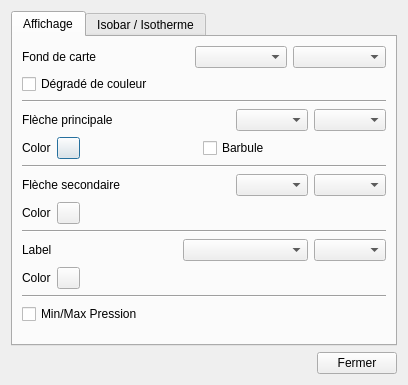
<?xml version="1.0" encoding="UTF-8"?>
<ui version="4.0">
 <class>DialogGribDrawing_ui</class>
 <widget class="QDialog" name="DialogGribDrawing_ui">
  <property name="geometry">
   <rect>
    <x>0</x>
    <y>0</y>
    <width>408</width>
    <height>385</height>
   </rect>
  </property>
  <property name="windowTitle">
   <string>Dialog</string>
  </property>
  <layout class="QVBoxLayout" name="verticalLayout_4">
   <item>
    <widget class="QTabWidget" name="tabWidget">
     <property name="currentIndex">
      <number>0</number>
     </property>
     <widget class="QWidget" name="tab_display">
      <attribute name="title">
       <string>Affichage</string>
      </attribute>
      <layout class="QVBoxLayout" name="verticalLayout">
       <item>
        <layout class="QHBoxLayout" name="horizontalLayout">
         <item>
          <widget class="QLabel" name="label">
           <property name="text">
            <string>Fond de carte</string>
           </property>
          </widget>
         </item>
         <item>
          <spacer name="horizontalSpacer_7">
           <property name="orientation">
            <enum>Qt::Horizontal</enum>
           </property>
           <property name="sizeHint" stdset="0">
            <size>
             <width>40</width>
             <height>20</height>
            </size>
           </property>
          </spacer>
         </item>
         <item>
          <widget class="QComboBox" name="bgDataType">
           <property name="sizePolicy">
            <sizepolicy hsizetype="MinimumExpanding" vsizetype="Fixed">
             <horstretch>0</horstretch>
             <verstretch>0</verstretch>
            </sizepolicy>
           </property>
           <property name="sizeAdjustPolicy">
            <enum>QComboBox::AdjustToContents</enum>
           </property>
          </widget>
         </item>
         <item>
          <widget class="QComboBox" name="bgDataAlt">
           <property name="sizePolicy">
            <sizepolicy hsizetype="MinimumExpanding" vsizetype="Fixed">
             <horstretch>0</horstretch>
             <verstretch>0</verstretch>
            </sizepolicy>
           </property>
           <property name="sizeAdjustPolicy">
            <enum>QComboBox::AdjustToContents</enum>
           </property>
          </widget>
         </item>
        </layout>
       </item>
       <item>
        <layout class="QHBoxLayout" name="horizontalLayout_3">
         <item>
          <widget class="QCheckBox" name="chkSmooth">
           <property name="text">
            <string>Dégradé de couleur</string>
           </property>
          </widget>
         </item>
         <item>
          <spacer name="horizontalSpacer">
           <property name="orientation">
            <enum>Qt::Horizontal</enum>
           </property>
           <property name="sizeHint" stdset="0">
            <size>
             <width>40</width>
             <height>20</height>
            </size>
           </property>
          </spacer>
         </item>
        </layout>
       </item>
       <item>
        <widget class="Line" name="line">
         <property name="orientation">
          <enum>Qt::Horizontal</enum>
         </property>
        </widget>
       </item>
       <item>
        <layout class="QHBoxLayout" name="horizontalLayout_2">
         <item>
          <widget class="QLabel" name="label_2">
           <property name="text">
            <string>Flèche principale</string>
           </property>
          </widget>
         </item>
         <item>
          <spacer name="horizontalSpacer_8">
           <property name="orientation">
            <enum>Qt::Horizontal</enum>
           </property>
           <property name="sizeHint" stdset="0">
            <size>
             <width>40</width>
             <height>20</height>
            </size>
           </property>
          </spacer>
         </item>
         <item>
          <widget class="QComboBox" name="frstArwType">
           <property name="sizeAdjustPolicy">
            <enum>QComboBox::AdjustToContents</enum>
           </property>
          </widget>
         </item>
         <item>
          <widget class="QComboBox" name="frstArwAlt">
           <property name="sizeAdjustPolicy">
            <enum>QComboBox::AdjustToContents</enum>
           </property>
          </widget>
         </item>
        </layout>
       </item>
       <item>
        <layout class="QHBoxLayout" name="horizontalLayout_4">
         <item>
          <widget class="QLabel" name="label_7">
           <property name="text">
            <string>Color</string>
           </property>
          </widget>
         </item>
         <item>
          <widget class="QPushButton" name="btn_frstArrowColor">
           <property name="sizePolicy">
            <sizepolicy hsizetype="Fixed" vsizetype="Fixed">
             <horstretch>0</horstretch>
             <verstretch>0</verstretch>
            </sizepolicy>
           </property>
           <property name="maximumSize">
            <size>
             <width>23</width>
             <height>23</height>
            </size>
           </property>
           <property name="text">
            <string/>
           </property>
          </widget>
         </item>
         <item>
          <spacer name="horizontalSpacer_15">
           <property name="orientation">
            <enum>Qt::Horizontal</enum>
           </property>
           <property name="sizeHint" stdset="0">
            <size>
             <width>40</width>
             <height>20</height>
            </size>
           </property>
          </spacer>
         </item>
         <item>
          <widget class="QCheckBox" name="chkShowBarbule">
           <property name="text">
            <string>Barbule</string>
           </property>
          </widget>
         </item>
         <item>
          <spacer name="horizontalSpacer_2">
           <property name="orientation">
            <enum>Qt::Horizontal</enum>
           </property>
           <property name="sizeHint" stdset="0">
            <size>
             <width>40</width>
             <height>20</height>
            </size>
           </property>
          </spacer>
         </item>
        </layout>
       </item>
       <item>
        <widget class="Line" name="line_2">
         <property name="orientation">
          <enum>Qt::Horizontal</enum>
         </property>
        </widget>
       </item>
       <item>
        <layout class="QHBoxLayout" name="horizontalLayout_5">
         <item>
          <widget class="QLabel" name="label_3">
           <property name="text">
            <string>Flèche secondaire</string>
           </property>
          </widget>
         </item>
         <item>
          <spacer name="horizontalSpacer_9">
           <property name="orientation">
            <enum>Qt::Horizontal</enum>
           </property>
           <property name="sizeHint" stdset="0">
            <size>
             <width>40</width>
             <height>20</height>
            </size>
           </property>
          </spacer>
         </item>
         <item>
          <widget class="QComboBox" name="secArwType">
           <property name="sizeAdjustPolicy">
            <enum>QComboBox::AdjustToContents</enum>
           </property>
          </widget>
         </item>
         <item>
          <widget class="QComboBox" name="secArwAlt">
           <property name="sizeAdjustPolicy">
            <enum>QComboBox::AdjustToContents</enum>
           </property>
          </widget>
         </item>
        </layout>
       </item>
       <item>
        <layout class="QHBoxLayout" name="horizontalLayout_11">
         <item>
          <widget class="QLabel" name="label_8">
           <property name="text">
            <string>Color</string>
           </property>
          </widget>
         </item>
         <item>
          <widget class="QPushButton" name="btn_secArrowColor">
           <property name="sizePolicy">
            <sizepolicy hsizetype="Fixed" vsizetype="Fixed">
             <horstretch>0</horstretch>
             <verstretch>0</verstretch>
            </sizepolicy>
           </property>
           <property name="maximumSize">
            <size>
             <width>23</width>
             <height>23</height>
            </size>
           </property>
           <property name="text">
            <string/>
           </property>
          </widget>
         </item>
         <item>
          <spacer name="horizontalSpacer_14">
           <property name="orientation">
            <enum>Qt::Horizontal</enum>
           </property>
           <property name="sizeHint" stdset="0">
            <size>
             <width>40</width>
             <height>20</height>
            </size>
           </property>
          </spacer>
         </item>
        </layout>
       </item>
       <item>
        <widget class="Line" name="line_4">
         <property name="orientation">
          <enum>Qt::Horizontal</enum>
         </property>
        </widget>
       </item>
       <item>
        <layout class="QHBoxLayout" name="horizontalLayout_6">
         <item>
          <widget class="QLabel" name="label_9">
           <property name="text">
            <string>Label</string>
           </property>
          </widget>
         </item>
         <item>
          <spacer name="horizontalSpacer_10">
           <property name="orientation">
            <enum>Qt::Horizontal</enum>
           </property>
           <property name="sizeHint" stdset="0">
            <size>
             <width>40</width>
             <height>20</height>
            </size>
           </property>
          </spacer>
         </item>
         <item>
          <widget class="QComboBox" name="labelDataType">
           <property name="sizePolicy">
            <sizepolicy hsizetype="MinimumExpanding" vsizetype="Fixed">
             <horstretch>0</horstretch>
             <verstretch>0</verstretch>
            </sizepolicy>
           </property>
           <property name="sizeAdjustPolicy">
            <enum>QComboBox::AdjustToContents</enum>
           </property>
          </widget>
         </item>
         <item>
          <widget class="QComboBox" name="labelAlt">
           <property name="sizeAdjustPolicy">
            <enum>QComboBox::AdjustToContents</enum>
           </property>
          </widget>
         </item>
        </layout>
       </item>
       <item>
        <layout class="QHBoxLayout" name="horizontalLayout_10">
         <item>
          <widget class="QLabel" name="label_10">
           <property name="text">
            <string>Color</string>
           </property>
          </widget>
         </item>
         <item>
          <widget class="QPushButton" name="btn_labelColor">
           <property name="sizePolicy">
            <sizepolicy hsizetype="Fixed" vsizetype="Fixed">
             <horstretch>0</horstretch>
             <verstretch>0</verstretch>
            </sizepolicy>
           </property>
           <property name="maximumSize">
            <size>
             <width>23</width>
             <height>23</height>
            </size>
           </property>
           <property name="text">
            <string/>
           </property>
          </widget>
         </item>
         <item>
          <spacer name="horizontalSpacer_16">
           <property name="orientation">
            <enum>Qt::Horizontal</enum>
           </property>
           <property name="sizeHint" stdset="0">
            <size>
             <width>40</width>
             <height>20</height>
            </size>
           </property>
          </spacer>
         </item>
        </layout>
       </item>
       <item>
        <widget class="Line" name="line_5">
         <property name="orientation">
          <enum>Qt::Horizontal</enum>
         </property>
        </widget>
       </item>
       <item>
        <widget class="QCheckBox" name="chkShowIsoBarMinMax">
         <property name="text">
          <string>Min/Max Pression</string>
         </property>
        </widget>
       </item>
       <item>
        <spacer name="verticalSpacer">
         <property name="orientation">
          <enum>Qt::Vertical</enum>
         </property>
         <property name="sizeHint" stdset="0">
          <size>
           <width>20</width>
           <height>40</height>
          </size>
         </property>
        </spacer>
       </item>
      </layout>
     </widget>
     <widget class="QWidget" name="tab_iso">
      <attribute name="title">
       <string>Isobar / Isotherme</string>
      </attribute>
      <layout class="QVBoxLayout" name="verticalLayout_2">
       <item>
        <widget class="QLabel" name="label_4">
         <property name="text">
          <string>Isobar</string>
         </property>
         <property name="alignment">
          <set>Qt::AlignCenter</set>
         </property>
        </widget>
       </item>
       <item>
        <layout class="QHBoxLayout" name="horizontalLayout_7">
         <item>
          <widget class="QCheckBox" name="chkShowIsoBar">
           <property name="text">
            <string>Afficher</string>
           </property>
          </widget>
         </item>
         <item>
          <spacer name="horizontalSpacer_4">
           <property name="orientation">
            <enum>Qt::Horizontal</enum>
           </property>
           <property name="sizeHint" stdset="0">
            <size>
             <width>40</width>
             <height>20</height>
            </size>
           </property>
          </spacer>
         </item>
         <item>
          <widget class="QComboBox" name="isoBarAlt">
           <property name="sizePolicy">
            <sizepolicy hsizetype="MinimumExpanding" vsizetype="Fixed">
             <horstretch>0</horstretch>
             <verstretch>0</verstretch>
            </sizepolicy>
           </property>
           <property name="sizeAdjustPolicy">
            <enum>QComboBox::AdjustToContents</enum>
           </property>
          </widget>
         </item>
        </layout>
       </item>
       <item>
        <layout class="QHBoxLayout" name="horizontalLayout_8">
         <item>
          <widget class="QLabel" name="label_5">
           <property name="text">
            <string>Espacement (hPa)</string>
           </property>
          </widget>
         </item>
         <item>
          <widget class="QComboBox" name="isoBarSpacing">
           <item>
            <property name="text">
             <string>1</string>
            </property>
           </item>
           <item>
            <property name="text">
             <string>2</string>
            </property>
           </item>
           <item>
            <property name="text">
             <string>3</string>
            </property>
           </item>
           <item>
            <property name="text">
             <string>4</string>
            </property>
           </item>
           <item>
            <property name="text">
             <string>5</string>
            </property>
           </item>
           <item>
            <property name="text">
             <string>6</string>
            </property>
           </item>
           <item>
            <property name="text">
             <string>8</string>
            </property>
           </item>
           <item>
            <property name="text">
             <string>10</string>
            </property>
           </item>
          </widget>
         </item>
         <item>
          <spacer name="horizontalSpacer_3">
           <property name="orientation">
            <enum>Qt::Horizontal</enum>
           </property>
           <property name="sizeHint" stdset="0">
            <size>
             <width>40</width>
             <height>20</height>
            </size>
           </property>
          </spacer>
         </item>
        </layout>
       </item>
       <item>
        <layout class="QHBoxLayout" name="horizontalLayout_9">
         <item>
          <widget class="QCheckBox" name="chkShowIsoBarLabel">
           <property name="text">
            <string>Etiquettes</string>
           </property>
          </widget>
         </item>
         <item>
          <spacer name="horizontalSpacer_5">
           <property name="orientation">
            <enum>Qt::Horizontal</enum>
           </property>
           <property name="sizeHint" stdset="0">
            <size>
             <width>40</width>
             <height>20</height>
            </size>
           </property>
          </spacer>
         </item>
        </layout>
       </item>
       <item>
        <widget class="Line" name="line_3">
         <property name="orientation">
          <enum>Qt::Horizontal</enum>
         </property>
        </widget>
       </item>
       <item>
        <widget class="QLabel" name="label_6">
         <property name="text">
          <string>Isotherme 0°C</string>
         </property>
         <property name="alignment">
          <set>Qt::AlignCenter</set>
         </property>
        </widget>
       </item>
       <item>
        <layout class="QHBoxLayout" name="horizontalLayout_20">
         <item>
          <widget class="QCheckBox" name="chkShowIsoTherm">
           <property name="text">
            <string>Afficher</string>
           </property>
          </widget>
         </item>
         <item>
          <spacer name="horizontalSpacer_12">
           <property name="orientation">
            <enum>Qt::Horizontal</enum>
           </property>
           <property name="sizeHint" stdset="0">
            <size>
             <width>40</width>
             <height>20</height>
            </size>
           </property>
          </spacer>
         </item>
        </layout>
       </item>
       <item>
        <layout class="QHBoxLayout" name="horizontalLayout_21">
         <item>
          <widget class="QLabel" name="label_13">
           <property name="text">
            <string>Espacement (m)</string>
           </property>
          </widget>
         </item>
         <item>
          <widget class="QComboBox" name="isoThermSpacing">
           <item>
            <property name="text">
             <string>10</string>
            </property>
           </item>
           <item>
            <property name="text">
             <string>20</string>
            </property>
           </item>
           <item>
            <property name="text">
             <string>50</string>
            </property>
           </item>
           <item>
            <property name="text">
             <string>100</string>
            </property>
           </item>
           <item>
            <property name="text">
             <string>200</string>
            </property>
           </item>
           <item>
            <property name="text">
             <string>500</string>
            </property>
           </item>
           <item>
            <property name="text">
             <string>1000</string>
            </property>
           </item>
          </widget>
         </item>
         <item>
          <spacer name="horizontalSpacer_6">
           <property name="orientation">
            <enum>Qt::Horizontal</enum>
           </property>
           <property name="sizeHint" stdset="0">
            <size>
             <width>40</width>
             <height>20</height>
            </size>
           </property>
          </spacer>
         </item>
        </layout>
       </item>
       <item>
        <layout class="QHBoxLayout" name="horizontalLayout_19">
         <item>
          <widget class="QCheckBox" name="chkShowIsoThermLabel">
           <property name="text">
            <string>Etiquettes</string>
           </property>
          </widget>
         </item>
         <item>
          <spacer name="horizontalSpacer_11">
           <property name="orientation">
            <enum>Qt::Horizontal</enum>
           </property>
           <property name="sizeHint" stdset="0">
            <size>
             <width>40</width>
             <height>20</height>
            </size>
           </property>
          </spacer>
         </item>
        </layout>
       </item>
       <item>
        <spacer name="verticalSpacer_2">
         <property name="orientation">
          <enum>Qt::Vertical</enum>
         </property>
         <property name="sizeHint" stdset="0">
          <size>
           <width>20</width>
           <height>84</height>
          </size>
         </property>
        </spacer>
       </item>
      </layout>
     </widget>
    </widget>
   </item>
   <item>
    <layout class="QHBoxLayout" name="horizontalLayout_22">
     <item>
      <spacer name="horizontalSpacer_13">
       <property name="orientation">
        <enum>Qt::Horizontal</enum>
       </property>
       <property name="sizeHint" stdset="0">
        <size>
         <width>40</width>
         <height>20</height>
        </size>
       </property>
      </spacer>
     </item>
     <item>
      <widget class="QPushButton" name="pushButton">
       <property name="text">
        <string>Fermer</string>
       </property>
      </widget>
     </item>
    </layout>
   </item>
  </layout>
 </widget>
 <resources/>
 <connections>
  <connection>
   <sender>chkSmooth</sender>
   <signal>toggled(bool)</signal>
   <receiver>DialogGribDrawing_ui</receiver>
   <slot>slot_smooth(bool)</slot>
   <hints>
    <hint type="sourcelabel">
     <x>140</x>
     <y>88</y>
    </hint>
    <hint type="destinationlabel">
     <x>406</x>
     <y>102</y>
    </hint>
   </hints>
  </connection>
  <connection>
   <sender>frstArwType</sender>
   <signal>currentIndexChanged(int)</signal>
   <receiver>DialogGribDrawing_ui</receiver>
   <slot>slot_frstArwType(int)</slot>
   <hints>
    <hint type="sourcelabel">
     <x>313</x>
     <y>124</y>
    </hint>
    <hint type="destinationlabel">
     <x>404</x>
     <y>145</y>
    </hint>
   </hints>
  </connection>
  <connection>
   <sender>frstArwAlt</sender>
   <signal>currentIndexChanged(int)</signal>
   <receiver>DialogGribDrawing_ui</receiver>
   <slot>slot_frstArwAlt(int)</slot>
   <hints>
    <hint type="sourcelabel">
     <x>319</x>
     <y>115</y>
    </hint>
    <hint type="destinationlabel">
     <x>404</x>
     <y>171</y>
    </hint>
   </hints>
  </connection>
  <connection>
   <sender>secArwType</sender>
   <signal>currentIndexChanged(int)</signal>
   <receiver>DialogGribDrawing_ui</receiver>
   <slot>slot_secArwType(int)</slot>
   <hints>
    <hint type="sourcelabel">
     <x>313</x>
     <y>188</y>
    </hint>
    <hint type="destinationlabel">
     <x>405</x>
     <y>204</y>
    </hint>
   </hints>
  </connection>
  <connection>
   <sender>secArwAlt</sender>
   <signal>currentIndexChanged(int)</signal>
   <receiver>DialogGribDrawing_ui</receiver>
   <slot>slot_secArwAlt(int)</slot>
   <hints>
    <hint type="sourcelabel">
     <x>342</x>
     <y>188</y>
    </hint>
    <hint type="destinationlabel">
     <x>405</x>
     <y>238</y>
    </hint>
   </hints>
  </connection>
  <connection>
   <sender>chkShowBarbule</sender>
   <signal>toggled(bool)</signal>
   <receiver>DialogGribDrawing_ui</receiver>
   <slot>slot_showBarbule(bool)</slot>
   <hints>
    <hint type="sourcelabel">
     <x>247</x>
     <y>151</y>
    </hint>
    <hint type="destinationlabel">
     <x>1</x>
     <y>174</y>
    </hint>
   </hints>
  </connection>
  <connection>
   <sender>chkShowIsoBar</sender>
   <signal>toggled(bool)</signal>
   <receiver>DialogGribDrawing_ui</receiver>
   <slot>slot_showIsoBar(bool)</slot>
   <hints>
    <hint type="sourcelabel">
     <x>73</x>
     <y>80</y>
    </hint>
    <hint type="destinationlabel">
     <x>402</x>
     <y>20</y>
    </hint>
   </hints>
  </connection>
  <connection>
   <sender>isoBarSpacing</sender>
   <signal>currentIndexChanged(int)</signal>
   <receiver>DialogGribDrawing_ui</receiver>
   <slot>slot_isoBarSpacing(int)</slot>
   <hints>
    <hint type="sourcelabel">
     <x>151</x>
     <y>90</y>
    </hint>
    <hint type="destinationlabel">
     <x>405</x>
     <y>56</y>
    </hint>
   </hints>
  </connection>
  <connection>
   <sender>chkShowIsoBarLabel</sender>
   <signal>toggled(bool)</signal>
   <receiver>DialogGribDrawing_ui</receiver>
   <slot>slot_isoBarShowLabel(bool)</slot>
   <hints>
    <hint type="sourcelabel">
     <x>52</x>
     <y>137</y>
    </hint>
    <hint type="destinationlabel">
     <x>5</x>
     <y>138</y>
    </hint>
   </hints>
  </connection>
  <connection>
   <sender>chkShowIsoTherm</sender>
   <signal>toggled(bool)</signal>
   <receiver>DialogGribDrawing_ui</receiver>
   <slot>slot_showIsoTherm(bool)</slot>
   <hints>
    <hint type="sourcelabel">
     <x>71</x>
     <y>191</y>
    </hint>
    <hint type="destinationlabel">
     <x>4</x>
     <y>202</y>
    </hint>
   </hints>
  </connection>
  <connection>
   <sender>isoThermSpacing</sender>
   <signal>currentIndexChanged(int)</signal>
   <receiver>DialogGribDrawing_ui</receiver>
   <slot>slot_isoThermSpacing(int)</slot>
   <hints>
    <hint type="sourcelabel">
     <x>155</x>
     <y>220</y>
    </hint>
    <hint type="destinationlabel">
     <x>147</x>
     <y>268</y>
    </hint>
   </hints>
  </connection>
  <connection>
   <sender>chkShowIsoThermLabel</sender>
   <signal>toggled(bool)</signal>
   <receiver>DialogGribDrawing_ui</receiver>
   <slot>slot_isoThermShowLabel(bool)</slot>
   <hints>
    <hint type="sourcelabel">
     <x>65</x>
     <y>247</y>
    </hint>
    <hint type="destinationlabel">
     <x>66</x>
     <y>267</y>
    </hint>
   </hints>
  </connection>
  <connection>
   <sender>bgDataType</sender>
   <signal>currentIndexChanged(int)</signal>
   <receiver>DialogGribDrawing_ui</receiver>
   <slot>slot_bgDataType(int)</slot>
   <hints>
    <hint type="sourcelabel">
     <x>226</x>
     <y>49</y>
    </hint>
    <hint type="destinationlabel">
     <x>2</x>
     <y>47</y>
    </hint>
   </hints>
  </connection>
  <connection>
   <sender>pushButton</sender>
   <signal>clicked()</signal>
   <receiver>DialogGribDrawing_ui</receiver>
   <slot>slot_finished()</slot>
   <hints>
    <hint type="sourcelabel">
     <x>399</x>
     <y>376</y>
    </hint>
    <hint type="destinationlabel">
     <x>241</x>
     <y>282</y>
    </hint>
   </hints>
  </connection>
  <connection>
   <sender>bgDataAlt</sender>
   <signal>currentIndexChanged(int)</signal>
   <receiver>DialogGribDrawing_ui</receiver>
   <slot>slot_bgDataAlt(int)</slot>
   <hints>
    <hint type="sourcelabel">
     <x>361</x>
     <y>51</y>
    </hint>
    <hint type="destinationlabel">
     <x>400</x>
     <y>78</y>
    </hint>
   </hints>
  </connection>
  <connection>
   <sender>btn_secArrowColor</sender>
   <signal>clicked()</signal>
   <receiver>DialogGribDrawing_ui</receiver>
   <slot>slot_secArrowColor()</slot>
   <hints>
    <hint type="sourcelabel">
     <x>64</x>
     <y>205</y>
    </hint>
    <hint type="destinationlabel">
     <x>3</x>
     <y>232</y>
    </hint>
   </hints>
  </connection>
  <connection>
   <sender>btn_frstArrowColor</sender>
   <signal>clicked()</signal>
   <receiver>DialogGribDrawing_ui</receiver>
   <slot>slot_frstArrowColor()</slot>
   <hints>
    <hint type="sourcelabel">
     <x>60</x>
     <y>144</y>
    </hint>
    <hint type="destinationlabel">
     <x>5</x>
     <y>123</y>
    </hint>
   </hints>
  </connection>
  <connection>
   <sender>labelAlt</sender>
   <signal>currentIndexChanged(int)</signal>
   <receiver>DialogGribDrawing_ui</receiver>
   <slot>slot_labelAlt(int)</slot>
   <hints>
    <hint type="sourcelabel">
     <x>372</x>
     <y>251</y>
    </hint>
    <hint type="destinationlabel">
     <x>407</x>
     <y>296</y>
    </hint>
   </hints>
  </connection>
  <connection>
   <sender>labelDataType</sender>
   <signal>currentIndexChanged(int)</signal>
   <receiver>DialogGribDrawing_ui</receiver>
   <slot>slot_labelDataType(int)</slot>
   <hints>
    <hint type="sourcelabel">
     <x>249</x>
     <y>246</y>
    </hint>
    <hint type="destinationlabel">
     <x>279</x>
     <y>292</y>
    </hint>
   </hints>
  </connection>
  <connection>
   <sender>btn_labelColor</sender>
   <signal>clicked()</signal>
   <receiver>DialogGribDrawing_ui</receiver>
   <slot>slot_labelColor()</slot>
   <hints>
    <hint type="sourcelabel">
     <x>57</x>
     <y>277</y>
    </hint>
    <hint type="destinationlabel">
     <x>4</x>
     <y>330</y>
    </hint>
   </hints>
  </connection>
  <connection>
   <sender>chkShowIsoBarMinMax</sender>
   <signal>toggled(bool)</signal>
   <receiver>DialogGribDrawing_ui</receiver>
   <slot>slot_pressureShowMinMax(bool)</slot>
   <hints>
    <hint type="sourcelabel">
     <x>79</x>
     <y>314</y>
    </hint>
    <hint type="destinationlabel">
     <x>22</x>
     <y>359</y>
    </hint>
   </hints>
  </connection>
  <connection>
   <sender>isoBarAlt</sender>
   <signal>currentIndexChanged(int)</signal>
   <receiver>DialogGribDrawing_ui</receiver>
   <slot>slot_isoBarAlt(int)</slot>
   <hints>
    <hint type="sourcelabel">
     <x>349</x>
     <y>70</y>
    </hint>
    <hint type="destinationlabel">
     <x>90</x>
     <y>353</y>
    </hint>
   </hints>
  </connection>
 </connections>
 <slots>
  <slot>slot_bgDataType(int)</slot>
  <slot>slot_bgDataAlt(int)</slot>
  <slot>slot_frstArwType(int)</slot>
  <slot>slot_showTemp(bool)</slot>
  <slot>slot_smooth(bool)</slot>
  <slot>slot_frstArwAlt(int)</slot>
  <slot>slot_secArwType(int)</slot>
  <slot>slot_secArwAlt(int)</slot>
  <slot>slot_showBarbule(bool)</slot>
  <slot>slot_showIsoBar(bool)</slot>
  <slot>slot_showIsoTherm(bool)</slot>
  <slot>slot_isoBarSpacing(int)</slot>
  <slot>slot_isoThermSpacing(int)</slot>
  <slot>slot_isoBarShowLabel(bool)</slot>
  <slot>slot_isoThermShowLabel(bool)</slot>
  <slot>slot_pressureShowMinMax(bool)</slot>
  <slot>slot_finished()</slot>
  <slot>slot_labelAlt(int)</slot>
  <slot>slot_frstArrowColor()</slot>
  <slot>slot_secArrowColor()</slot>
  <slot>slot_labelDataType(int)</slot>
  <slot>slot_labelColor()</slot>
  <slot>slot_isoBarAlt(int)</slot>
 </slots>
</ui>
